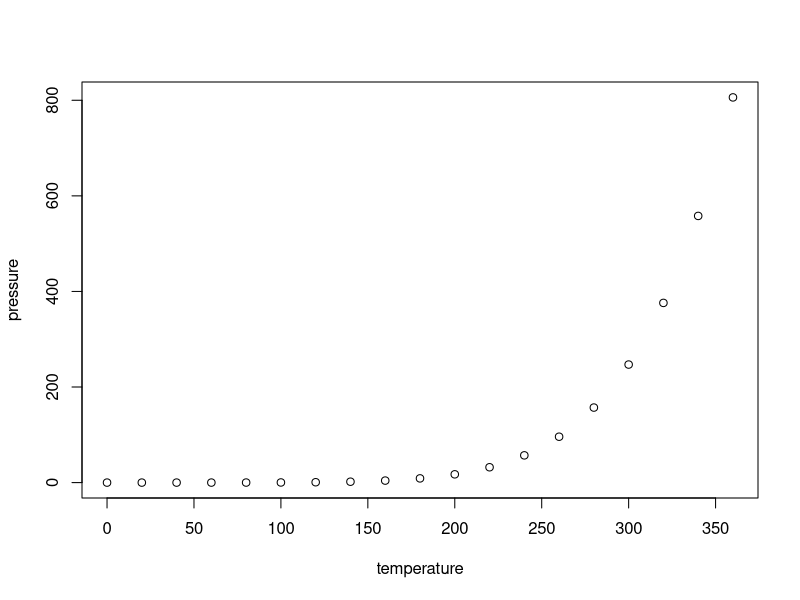
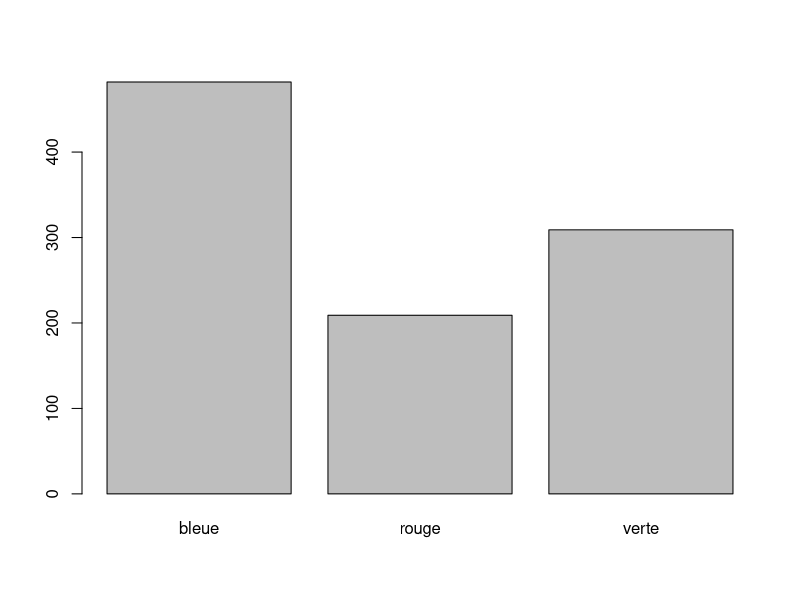

R code for these plots, in order:
## ---- chunk 1
knitr::opts_chunk$set(echo = TRUE)
## ---- chunk 2
summary(cars)
## ---- chunk 3
plot(pressure)
## ---- chunk 4
urne <- c(rep("rouge", 2000),           ## 2 000 poissons rouges
          rep("bleue", 5000),           ## 5 000 poissons bleues
          rep("verte", 3000))           ## 3 000 poissons vertes 

n_exp <- 1000                           ## Nombre de fois où je fais l'expérience

echantillon <- sample(urne,            ## échantillonne les boules
                      n_exp,           ## n_exp fois
                      replace = FALSE) ## sans remise
## ---- chunk 5
res <- table(echantillon)             ## Résumé de l'échantillon
res
## ---- chunk 6
barplot(res)                          ## Diagramme en bar
